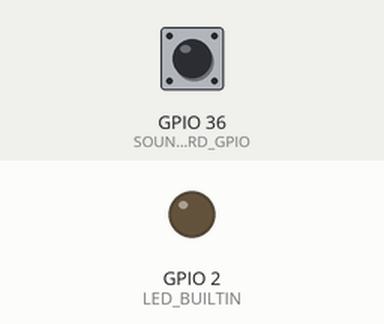
The sketch below on a simulated ESP32. Parts: output pins drawn as LEDs (lit = HIGH). The inputs (shaded band) are chosen by the test bench; at power-on: GPIO 36 (SOUNDBOARD_GPIO) HIGH. What the sketch prints to the serial monitor is not drawn.

Above: at 5.2 s.
5.3 s: GPIO 36 (SOUNDBOARD_GPIO) driven LOW
6.8 s: GPIO 36 (SOUNDBOARD_GPIO) pulsed HIGH 5 times (0.12 s each, 0.3 s apart)
At 8.6 s:
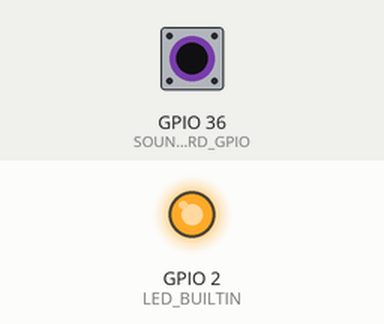
9.8 s: GPIO 36 (SOUNDBOARD_GPIO) driven HIGH
At 10.4 s:
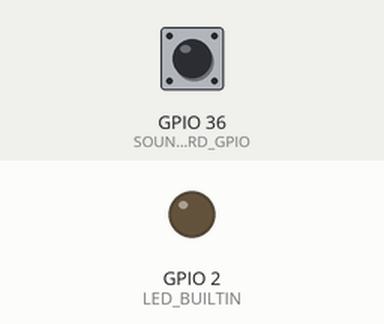
Timing chart, 0 to 12.8 s (numbered marks = the images above; inputs shaded):
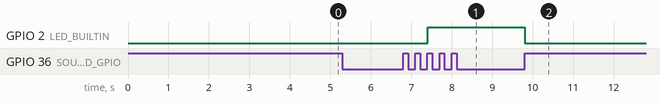

The sketch:

SoundSensor.ino
```cpp
// SoundSensor.ino - Detect Hand clap with Aliexpress "Sound Sensor Module KY-038 LM393"
// 2025-12-07

// the sound board output is HIGH while the room is silent
// and drops to LOW when a sound is detected
#define SOUNDBOARD_GPIO 36

#ifndef LED_BUILTIN
#define LED_BUILTIN 2
#endif

void setup() {
  	Serial.begin(115200);
	while (!Serial) ;
	Serial.print('\n'); for (uint8_t idx = 0; idx<8; idx++) { Serial.print((char)('A'+idx)); delay(500); } // debug

	pinMode(SOUNDBOARD_GPIO, INPUT);
	pinMode(LED_BUILTIN, OUTPUT);

	Serial.printf("\nReady\n");
}

bool detect_sound(void) {
	const int SOUND_MAX_DURATION=100; // ms
	const int SILENCE_MIN_DURATION=100; // ms
	const int COOLDOWN_DURATION=500; // ms
	bool retval_bool=false;

	// detect states changes at the sound board output
	// and debounce these signals: 1 clap of the hands triggers 11 LOW drops at SOUNDBOARD_GPIO during 30 ms
	static bool Last_sensor_bool=HIGH; // the sound board output is HIGH while the room is silent
	static unsigned long First_signal_lng=0;
	static unsigned long Last_signal_lng=0;
	static unsigned long Cooldown_End_lng=0;
	unsigned long now=millis();

	if (Cooldown_End_lng && now < Cooldown_End_lng)
		return false;

	bool sensor_bool = digitalRead(SOUNDBOARD_GPIO);
	if (sensor_bool != Last_sensor_bool) {
		// the sound board output has changed
		Last_sensor_bool=sensor_bool;
		if (sensor_bool == LOW) {
			// a sound is detected
			if ((First_signal_lng == 0) || (now-First_signal_lng > SILENCE_MIN_DURATION)) {
				// init or timeout
				First_signal_lng=now;
				Cooldown_End_lng=0;
			}
			Last_signal_lng=now;
			Serial.printf("%lu Sensor=%d First=%lu Last=%lu Dur=%lu\n", now, sensor_bool, First_signal_lng, Last_signal_lng, Last_signal_lng-First_signal_lng);
		}
	}
	if (sensor_bool == HIGH
		&& Last_signal_lng != 0
		&& now-Last_signal_lng > SILENCE_MIN_DURATION
		&& Last_signal_lng-First_signal_lng < SOUND_MAX_DURATION
	) {
		First_signal_lng=0;
		Last_signal_lng=0;
		Cooldown_End_lng=now+COOLDOWN_DURATION;
		retval_bool=true;
	}
	return retval_bool;
}

// expect 2 sound detections
bool check_sound(void) {
	const int MIN_INTERVAL=500;
	const int MAX_INTERVAL=3000;
	bool retval_bool=false;

	unsigned long now=millis();
	static unsigned long Last_detection_time_lng=0;

	unsigned long interval_int=Last_detection_time_lng?now-Last_detection_time_lng:0;
	if (interval_int > MAX_INTERVAL)
		Last_detection_time_lng=0;

	if (detect_sound()) {
		//Serial.printf("%lu Last=%lu Inter=%lu\n", now, Last_detection_time_lng, interval_int);
		if (!Last_detection_time_lng)
			Last_detection_time_lng=now; // 1st detection
		else {
			if (interval_int > MIN_INTERVAL && interval_int < MAX_INTERVAL)
				retval_bool=true;
			Last_detection_time_lng=0;
		}
	}
	return retval_bool;
}

void loop() {
	if (check_sound()) {
		// toggle Led state
		static bool Led_State_bool=LOW;
		Led_State_bool=!Led_State_bool;
		digitalWrite(LED_BUILTIN, Led_State_bool);
		//Serial.println("Detected");
	}
}
```

Measured:
- after the input at 5.3 s, every drawn part: stays the same
- after the input at 6.8 s, GPIO 2 (LED_BUILTIN): LOW → HIGH after 0.60 s
- after the input at 9.8 s, GPIO 2 (LED_BUILTIN): HIGH → LOW at once
